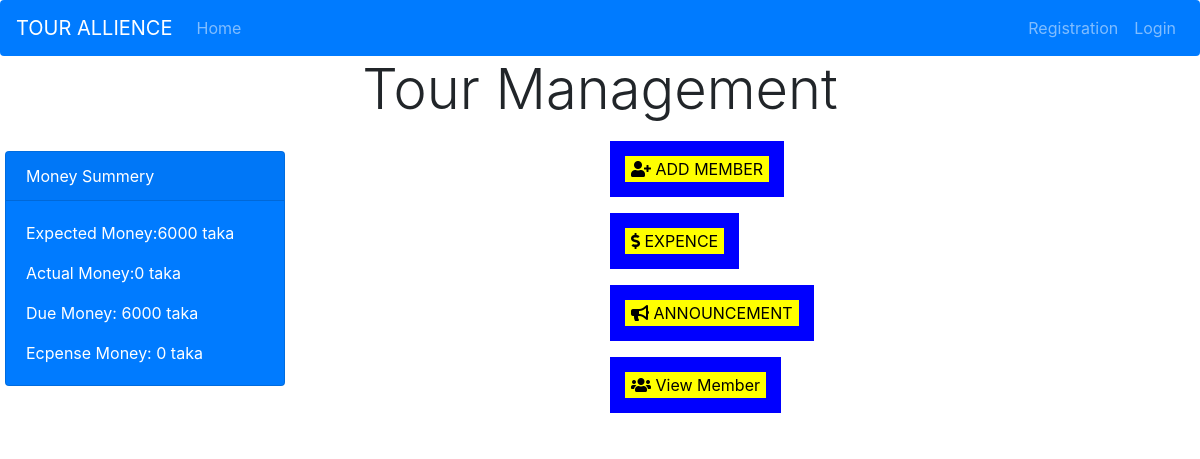
/my-tour/coxs-bazar-tour-2019/, run on an earlier commit of the app's database.
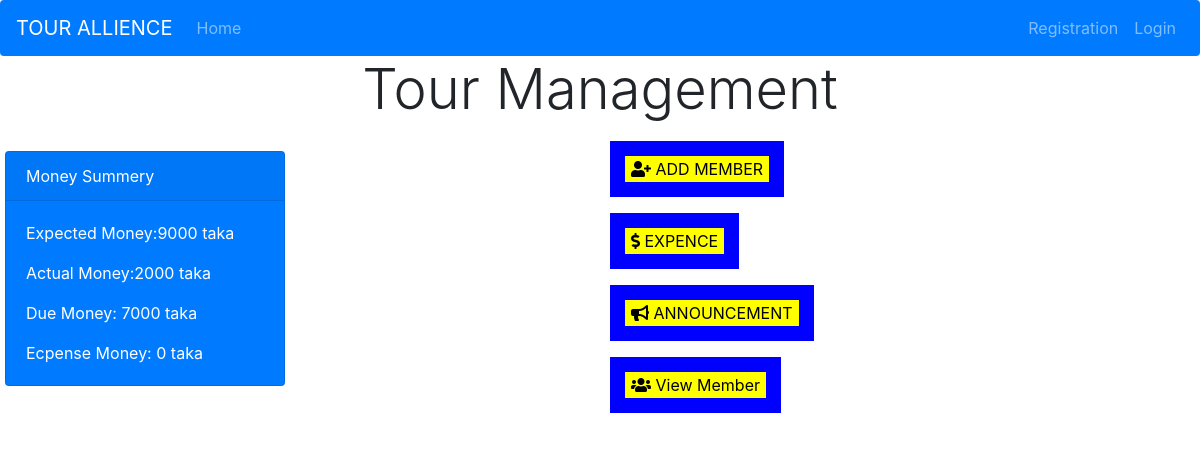
And on a later commit of the database.
### tourrelated/models.py (models this page shows)
class Finance_Board(models.Model):
    tour =models.ForeignKey(Tour, on_delete=models.CASCADE)
    total_expeted=models.IntegerField(default=0,blank=True,null=True)
    Current_money=models.IntegerField(default=0,blank=True,null=True)
    due=models.IntegerField(default=0,blank=True,null=True)
    expens=models.IntegerField(default=0,blank=True,null=True)

### tourrelated/views.py (the view)
def my_tour_details(request,slug):
    templates= 'tourrelated/manage.html'
    tour=get_object_or_404(Tour, slug=slug)
    allmember=Member_on_tour.objects.all().filter(tour=tour)
    try:
        check=get_object_or_404(Finance_Board, tour=tour)
    except:
        obj_finance=Finance_Board()
        obj_finance.tour=tour
        obj_finance.save()
    account=get_object_or_404(Finance_Board, tour=tour)
    context={'member':allmember,'tour':tour,'acc':account}
    return render(request,templates,context)

### templates/tourrelated/manage.html (shortened to what this page needs)
{% extends 'base.html' %}
{% block content %}
{% load static %}
<link rel="stylesheet" type="text/css" href="{% static 'tourrelated/mytour.css' %}">
<link rel="stylesheet" href="https://stackpath.bootstrapcdn.com/bootstrap/4.3.1/css/bootstrap.min.css">
<link rel="stylesheet" href="https://use.fontawesome.com/releases/v5.8.1/css/solid.css">
<link rel="stylesheet" href="https://use.fontawesome.com/releases/v5.8.1/css/regular.css">
<link rel="stylesheet" href="https://use.fontawesome.com/releases/v5.8.1/css/fontawesome.css">
<h1 class="display-4" style="text-align: center;">Tour Management</h1>
<div class="row">
  <div class="column" style="background-color:white;">
<div class="" id="myForm2">
  <form action="" class="form-container">
    <div class="card text-white bg-primary mb-3" style="max-width: 18rem;">
  <div class="card-header">Money Summery</div>
  <div class="card-body">
    <p class="card-text">Expected Money:{{ acc.total_expeted }} taka</p>
    <p class="card-text">Actual Money:{{ acc.Current_money }} taka</p>
    <p class="card-text">Due Money: {{ acc.due }} taka</p>
      <p class="card-text">Ecpense Money: {{ acc.expens }} taka</p>
  </div>
</div>
  </form>
</div>
  </div>
  <div class="column1" style="background-color:white;">
      <p><button style="background-color: yellow;color: black;border: 15px solid blue;" class="" onclick="openForm()"><i class="fas fa-user-plus"></i> ADD MEMBER</button></p>
      <p><button style="background-color: yellow;color: black;border: 15px solid blue;" class="" onclick="openForm1()"><i class="fas fa-dollar-sign"></i> EXPENCE</button></p>
      <p><button style="background-color: yellow;color: black;border: 15px solid blue;" class="" onclick="openForm3()"><i class="fas fa-bullhorn"></i> ANNOUNCEMENT</button></p>
      <p><button style="background-color: yellow;color: black;border: 15px solid blue;" class=""><i class="fas fa-users"></i> <a style="color:black; text-decoration: none;" href="{% url 'member' pk=tour.pk %}"> View Member</a> </button></p>
  </div>
</div>
{% endblock %}

What changed in the data, as far as the page shows it:
changed Finance_Board: total_expeted "6000" → "9000"; Current_money "0" → "2000"; due "6000" → "7000"
